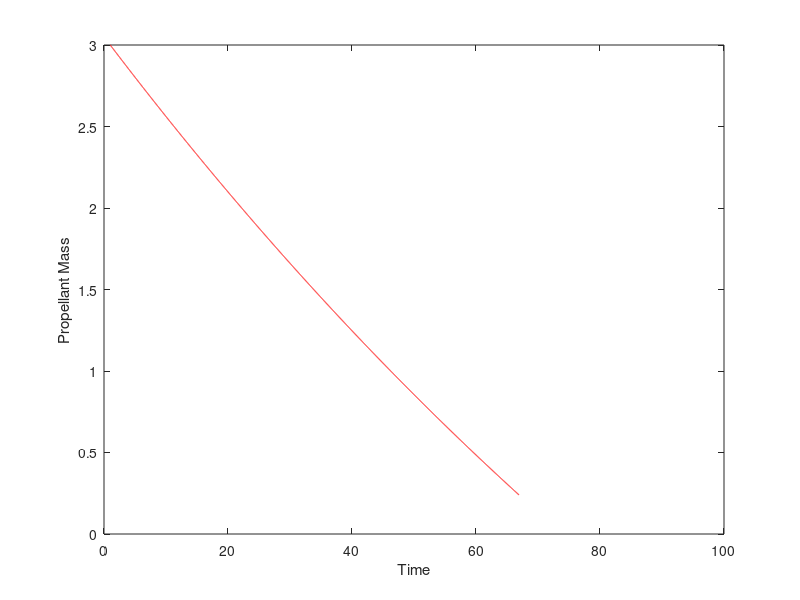

Recreate this plot in MATLAB.
% Rocket Hover Integrator
% Gabriel Thompson
% 27 December 2019
clear all;
close all;
% clc;

%% User Inputs
ISP = 180;
m_rat = 2;

%% Integrator Setup
mf = 3; % This is arbitrary
m0 = mf*m_rat; 
mp = m0 - mf;
g0 = 9.81;
v = ISP*g0;
t = 0;
m = m0;
tstep = 0.01;
tspan = 1:tstep:100;
mp = [mp NaN(1,length(tspan)-1)];
i = 2;

%% Integrator
while mp(i-1) > 0.08*mp(1) && i < length(tspan)
    t = t + tstep;
    % m*a = mdot*v
    mdot = m*g0/v;
    mp(i) = mp(i-1) - mdot*tstep;
    m = mp(i) + m0;
    i = i + 1;
end

%% Data Reduction
plot(tspan,mp,'r');
axis([0 inf 0 inf]);
xlabel("Time");
ylabel("Propellant Mass");